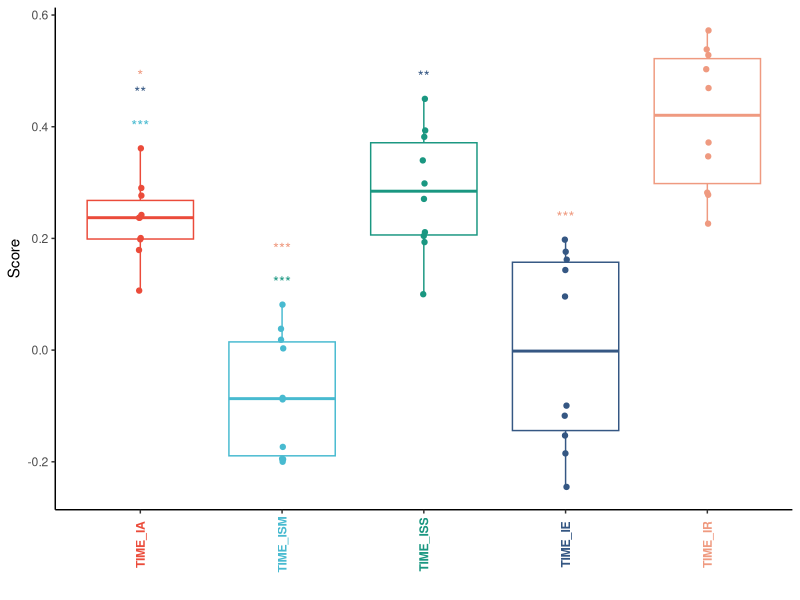
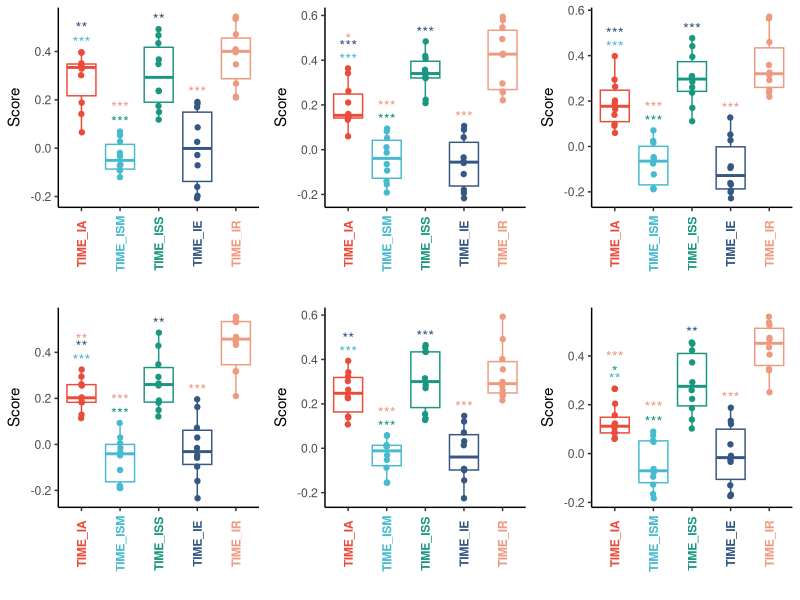
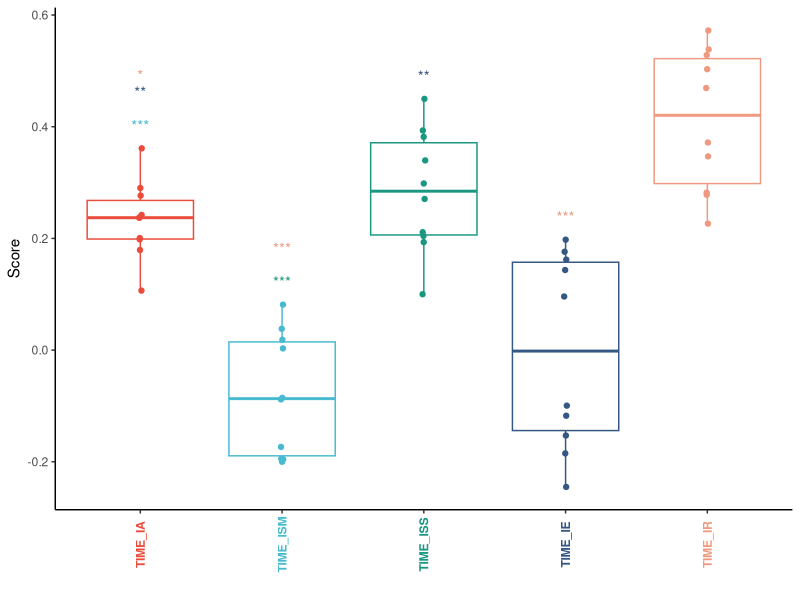
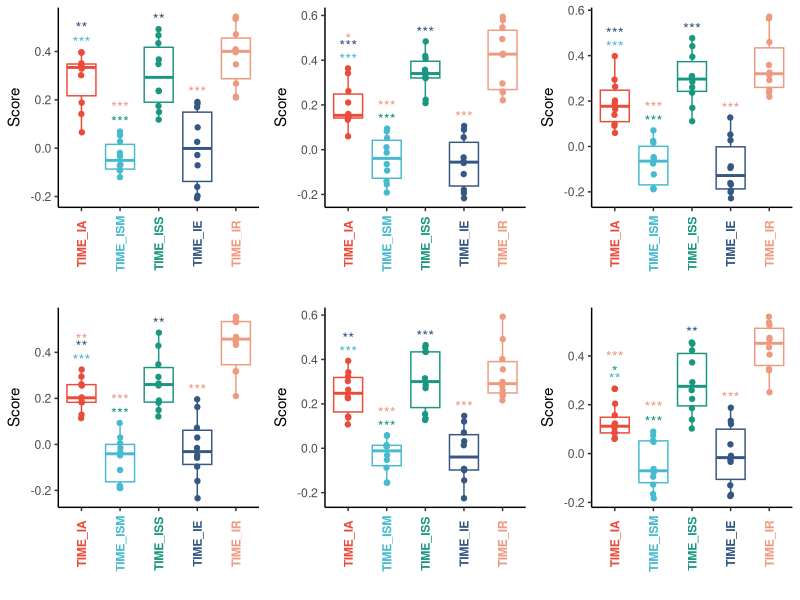

Here is the R script that generated these plots, in order:
# =============================================================================
# 批量箱线显著性图
# organized：线性脚本 + 中文分节；路径相对本条目目录
# =============================================================================
# =============================================================================

script_dir <- tryCatch(
  dirname(normalizePath(sys.frame(1)$ofile)),
  error = function(e) {
    args <- commandArgs(trailingOnly = FALSE)
    file_arg <- grep("^--file=", args, value = TRUE)
    if (length(file_arg)) dirname(normalizePath(sub("^--file=", "", file_arg))) else normalizePath(getwd())
  }
)
root <- if (basename(script_dir) == "code") dirname(script_dir) else script_dir
out_dir <- file.path(root, "output", "figures")
dir.create(out_dir, recursive = TRUE, showWarnings = FALSE)

suppressPackageStartupMessages({
  library(ggplot2)
  library(dplyr)
  library(tidyr)
  library(readr)
  library(tibble)
  library(stringr)
  library(forcats)
})

# library(tidyverse) 已在文件头拆包
library(ggpubr)
library(ggsignif)
library(rstatix)

# 构造模拟数据：
data <- data.frame(
  TIME_IA = runif(10, min = 0.05, max = 0.4),
  TIME_ISM = runif(10, min = -0.2, max = 0.1),
  TIME_ISS = runif(10, min = 0.1, max = 0.5),
  TIME_IE = runif(10, min = -0.25, max = 0.2),
  TIME_IR = runif(10, min = 0.2, max = 0.6)
)

# 长宽数据转换：
data_long <- pivot_longer(data, cols = everything(),
                          names_to = "group", values_to = "Score")

data_long$group <- factor(data_long$group, levels = colnames(data))
# 计算显著性：
# 批量t检验：
stat.test <- data_long %>%
  wilcox_test(
    Score ~ group,
    p.adjust.method = "bonferroni"
  )

# 绘图：
colors <- c('#eb4b3a', "#48bad0", "#1a9781",
            "#355783", "#ef9a80")
p <- ggplot(data_long)+
  # 箱线图：
  geom_boxplot(aes(group, Score, color = group))+
  # 抖动散点：
  geom_jitter(aes(group, Score, color = group), width = 0.01)+
  # 颜色模式：
  scale_color_manual(values = c('#eb4b3a', "#48bad0", "#1a9781",
                                "#355783", "#ef9a80"))+
  xlab("")+
  # 主题：
  theme_classic()+
  theme(legend.position = "none",
        # x轴字体、颜色、角度调整：
        axis.text.x = element_text(angle = 90, vjust = 0.5, face = "bold",
                                   color = colors))

# 根据显著性检验结果，添加显著性标记：
x_value <- rep(1:4, 4:1)
y_value <- rep(apply(data, 2, max)[1:4], 4:1) + 0.01
y_value <- y_value + c(0.03*1:4, 0.03*1:3, 0.03*1:2, 0.03)
color_value <- c(colors[2:5], colors[3:5], colors[4:5], colors[5])

for (i in 1:nrow(stat.test)) {
  if (stat.test$p.adj.signif[i] != "ns") {
    y_tmp <- y_value[i]
    p <- p+annotate(geom = "text",
                    label = stat.test$p.adj.signif[i],
                    x = x_value[i],
                    y = y_tmp,
                    color = color_value[i])
  }
}
p

ggsave(file.path(out_dir, "single_plot.pdf"), height = 4, width = 4)


# 循环绘制多图：
p_list <- list()
for (j in 1:6) {
  # 构造模拟数据：
  data <- data.frame(
    TIME_IA = runif(10, min = 0.05, max = 0.4),
    TIME_ISM = runif(10, min = -0.2, max = 0.1),
    TIME_ISS = runif(10, min = 0.1, max = 0.5),
    TIME_IE = runif(10, min = -0.25, max = 0.2),
    TIME_IR = runif(10, min = 0.2, max = 0.6)
  )

  # 长宽数据转换：
  data_long <- pivot_longer(data, cols = everything(),
                            names_to = "group", values_to = "Score")

  data_long$group <- factor(data_long$group, levels = colnames(data))
  # 计算显著性：
  # 批量t检验：
  stat.test <- data_long %>%
    wilcox_test(
      Score ~ group,
      p.adjust.method = "bonferroni"
    )

  # 绘图：
  colors <- c('#eb4b3a', "#48bad0", "#1a9781",
              "#355783", "#ef9a80")
  p <- ggplot(data_long)+
    # 箱线图：
    geom_boxplot(aes(group, Score, color = group))+
    # 抖动散点：
    geom_jitter(aes(group, Score, color = group), width = 0.01)+
    # 颜色模式：
    scale_color_manual(values = c('#eb4b3a', "#48bad0", "#1a9781",
                                  "#355783", "#ef9a80"))+
    xlab("")+
    # 主题：
    theme_classic()+
    theme(legend.position = "none",
          # x轴字体、颜色、角度调整：
          axis.text.x = element_text(angle = 90, vjust = 0.5, face = "bold",
                                     color = colors))

  # 根据显著性检验结果，添加显著性标记：
  x_value <- rep(1:4, 4:1)
  y_value <- rep(apply(data, 2, max)[1:4], 4:1) + 0.01
  y_value <- y_value + c(0.03*1:4, 0.03*1:3, 0.03*1:2, 0.03)
  color_value <- c(colors[2:5], colors[3:5], colors[4:5], colors[5])

  for (i in 1:nrow(stat.test)) {
    if (stat.test$p.adj.signif[i] != "ns") {
      y_tmp <- y_value[i]
      p <- p+annotate(geom = "text",
                      label = stat.test$p.adj.signif[i],
                      x = x_value[i],
                      y = y_tmp,
                      color = color_value[i])
    }
  }
  p_list[[j]] <- p
}

library(cowplot)

plot_grid(plotlist = p_list, ncol = 3)

ggsave(file.path(out_dir, "all_plot.pdf"), height = 5.5, width = 9)
